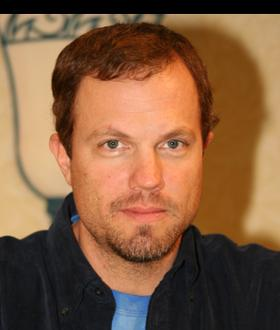
%> input picture CelebrityDatabase/Adam Baldwin.jpg, 280 x 330 px; its folder holds only this picture in this run
$ octave hw7part2.m   (GNU Octave 9; MATLAB toolbox functions it lacks are replaced by stand-ins)
%> lines starting %> are read from the running program, lines starting %| are printed output that depends on the picture
### eigenfaces.m
function [ efs, S, mean_face ] = eigenfaces( images )
% Construct eigenfaces from a set of input images
% Input -
%   images: n x (w*h) matrix - grayscale images on each row
% Output -
%   efs: n x (w*h) matrix - eigenface images

[n, wh] = size(images);

% Calculate the mean image
mean_face = mean(images);

% Center the images around the mean
diffs = zeros(n, wh);
for i = 1:n
    image = images(i,:);
    diffs(i,:) = image - mean_face;
end

% Transpose to get correct format for SVD
diffs = diffs';

% USV' gives us the eigenvectors in U, eigenvalues in V, singular matrix
% in S. S is useful for reconstruction; see Piazza 526
[U,S,V] = svd(diffs,'econ');
efs = U';

end

### hw7part2.m
cd 'CelebrityDatabase';
directory = dir('*.jpg');
imcell = cell(1,numel(directory));
for i = 1:numel(directory)
    imcell{i} = imread(directory(i).name);
end
cd '..'
load('mask.mat');

n = size(imcell,2);
%> n = 1
[w, h, d] = size(imcell{1});
%> w = 330; h = 280; d = 3

% Transform images to grayscale vectors and mask them to make the
% computation less heavy
mask = mask(:,:,1);
unmasked_pixels = find(mask);
images = zeros(n, size(unmasked_pixels,1));
for i = 1:n
    image = rgb2gray(imcell{i});
    im_vector = image(unmasked_pixels);
    images(i,:) = im_vector;
end
%> this loop made 1 pass
%> pass 1, `image = rgb2gray(imcell{i});`:
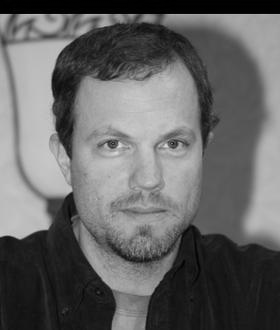
%> image: size 330x280 uint8; min 0, max 224, mean 101.2

% The result of eigenfaces isn't normalized to be a grayscale image, so
% mapminmax takes eigenfaces and rowwise normalizes between 0-255
[efs, S, mean_face] = eigenfaces(images);
%> in eigenfaces, `[n, wh] = size(images);`: n = 1; wh = 17317
%> in eigenfaces, `mean_face = mean(images);`: mean_face = 157.4
%> the loop in eigenfaces, `for i = 1:n` made 1 pass
%> in eigenfaces, `[U,S,V] = svd(diffs,'econ');`: S = 3521.1; V = 1
%> S = 3521.1; mean_face = 157.4
%> (the run ends here)
